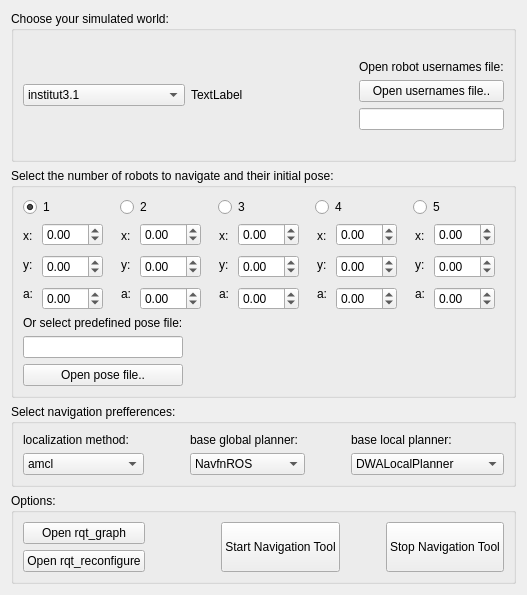
   <widget class="QWidget" name="tab_navigation">
    <attribute name="title">
     <string>Navigation</string>
    </attribute>
    <layout class="QVBoxLayout" name="verticalLayout">
     <item>
      <widget class="QGroupBox" name="groupBox_6">
       <property name="sizePolicy">
        <sizepolicy hsizetype="Minimum" vsizetype="Fixed">
         <horstretch>0</horstretch>
         <verstretch>0</verstretch>
        </sizepolicy>
       </property>
       <property name="title">
        <string>Choose your simulated world:</string>
       </property>
       <layout class="QGridLayout" name="gridLayout">
        <item row="0" column="0">
         <layout class="QGridLayout" name="gridLayout_4">
          <item row="0" column="0">
           <widget class="QComboBox" name="comboBox_worldsNavigation">
            <property name="sizePolicy">
             <sizepolicy hsizetype="MinimumExpanding" vsizetype="Fixed">
              <horstretch>0</horstretch>
              <verstretch>0</verstretch>
             </sizepolicy>
            </property>
            <property name="minimumSize">
             <size>
              <width>0</width>
              <height>0</height>
             </size>
            </property>
            <property name="baseSize">
             <size>
              <width>10</width>
              <height>0</height>
             </size>
            </property>
            <item>
             <property name="text">
              <string>institut3.1</string>
             </property>
            </item>
           </widget>
          </item>
          <item row="0" column="1">
           <widget class="QLabel" name="label_imageWorldsNavigation">
            <property name="sizePolicy">
             <sizepolicy hsizetype="Expanding" vsizetype="Expanding">
              <horstretch>0</horstretch>
              <verstretch>0</verstretch>
             </sizepolicy>
            </property>
            <property name="text">
             <string>TextLabel</string>
            </property>
           </widget>
          </item>
         </layout>
        </item>
        <item row="0" column="1">
         <layout class="QGridLayout" name="gridLayout_9">
          <item row="0" column="0">
           <spacer name="verticalSpacer_2">
            <property name="orientation">
             <enum>Qt::Vertical</enum>
            </property>
            <property name="sizeType">
             <enum>QSizePolicy::Fixed</enum>
            </property>
            <property name="sizeHint" stdset="0">
             <size>
              <width>20</width>
              <height>20</height>
             </size>
            </property>
           </spacer>
          </item>
          <item row="4" column="0">
           <widget class="QLineEdit" name="lineEdit_usernameFileNavigation">
            <property name="sizePolicy">
             <sizepolicy hsizetype="Minimum" vsizetype="Fixed">
              <horstretch>0</horstretch>
              <verstretch>0</verstretch>
             </sizepolicy>
            </property>
           </widget>
          </item>
          <item row="1" column="0">
           <widget class="QLabel" name="label_predefUsernameFileNavigation">
            <property name="sizePolicy">
             <sizepolicy hsizetype="Minimum" vsizetype="Fixed">
              <horstretch>0</horstretch>
              <verstretch>0</verstretch>
             </sizepolicy>
            </property>
            <property name="text">
             <string>Open robot usernames file:</string>
            </property>
           </widget>
          </item>
          <item row="6" column="0">
           <spacer name="verticalSpacer">
            <property name="orientation">
             <enum>Qt::Vertical</enum>
            </property>
            <property name="sizeType">
             <enum>QSizePolicy::Fixed</enum>
            </property>
            <property name="sizeHint" stdset="0">
             <size>
              <width>20</width>
              <height>20</height>
             </size>
            </property>
           </spacer>
          </item>
          <item row="3" column="0">
           <widget class="QPushButton" name="pushButton_openUsernameFileNavigation">
            <property name="sizePolicy">
             <sizepolicy hsizetype="Minimum" vsizetype="Fixed">
              <horstretch>0</horstretch>
              <verstretch>0</verstretch>
             </sizepolicy>
            </property>
            <property name="text">
             <string>Open usernames file..</string>
            </property>
           </widget>
          </item>
         </layout>
        </item>
       </layout>
      </widget>
     </item>
     <item>
      <widget class="QGroupBox" name="groupBox_8">
       <property name="sizePolicy">
        <sizepolicy hsizetype="Minimum" vsizetype="Fixed">
         <horstretch>0</horstretch>
         <verstretch>0</verstretch>
        </sizepolicy>
       </property>
       <property name="title">
        <string>Select the number of robots to navigate and their initial pose:</string>
       </property>
       <layout class="QFormLayout" name="formLayout_2">
        <item row="2" column="0">
         <layout class="QGridLayout" name="gridLayout_6">
          <item row="2" column="0">
           <widget class="QLineEdit" name="lineEdit_poseFileNavigation">
            <property name="sizePolicy">
             <sizepolicy hsizetype="Minimum" vsizetype="Fixed">
              <horstretch>0</horstretch>
              <verstretch>0</verstretch>
             </sizepolicy>
            </property>
           </widget>
          </item>
          <item row="3" column="0">
           <widget class="QPushButton" name="pushButton_openPoseFileNavigation">
            <property name="sizePolicy">
             <sizepolicy hsizetype="Minimum" vsizetype="Fixed">
              <horstretch>0</horstretch>
              <verstretch>0</verstretch>
             </sizepolicy>
            </property>
            <property name="text">
             <string>Open pose file..</string>
            </property>
           </widget>
          </item>
          <item row="0" column="0">
           <widget class="QLabel" name="label_predefPoseNavigation">
            <property name="sizePolicy">
             <sizepolicy hsizetype="Minimum" vsizetype="Fixed">
              <horstretch>0</horstretch>
              <verstretch>0</verstretch>
             </sizepolicy>
            </property>
            <property name="text">
             <string>Or select predefined pose file:</string>
            </property>
           </widget>
          </item>
         </layout>
        </item>
        <item row="1" column="0" colspan="2">
         <layout class="QHBoxLayout" name="horizontalLayout_21">
          <property name="spacing">
           <number>9</number>
          </property>
          <property name="sizeConstraint">
           <enum>QLayout::SetDefaultConstraint</enum>
          </property>
          <property name="topMargin">
           <number>0</number>
          </property>
          <property name="rightMargin">
           <number>0</number>
          </property>
          <property name="bottomMargin">
           <number>0</number>
          </property>
          <item>
           <layout class="QHBoxLayout" name="horizontalLayout_11">
            <item>
             <layout class="QHBoxLayout" name="horizontalLayout_10">
              <item>
               <layout class="QVBoxLayout" name="verticalLayout_19">
                <item>
                 <widget class="QLabel" name="label_x1PoseNavigation">
                  <property name="sizePolicy">
                   <sizepolicy hsizetype="Minimum" vsizetype="Fixed">
                    <horstretch>0</horstretch>
                    <verstretch>0</verstretch>
                   </sizepolicy>
                  </property>
                  <property name="text">
                   <string>x:</string>
                  </property>
                 </widget>
                </item>
                <item>
                 <widget class="QLabel" name="label_y1PoseNavigation">
                  <property name="sizePolicy">
                   <sizepolicy hsizetype="Minimum" vsizetype="Fixed">
                    <horstretch>0</horstretch>
                    <verstretch>0</verstretch>
                   </sizepolicy>
                  </property>
                  <property name="text">
                   <string>y:</string>
                  </property>
                 </widget>
                </item>
                <item>
                 <widget class="QLabel" name="label_yaw1PoseNavigation">
                  <property name="sizePolicy">
                   <sizepolicy hsizetype="Minimum" vsizetype="Fixed">
                    <horstretch>0</horstretch>
                    <verstretch>0</verstretch>
                   </sizepolicy>
                  </property>
                  <property name="text">
                   <string>a:</string>
                  </property>
                 </widget>
                </item>
               </layout>
              </item>
              <item>
               <layout class="QVBoxLayout" name="verticalLayout_5">
                <item>
                 <widget class="QDoubleSpinBox" name="doubleSpinBox_x1PoseNavigation">
                  <property name="minimum">
                   <double>-50.000000000000000</double>
                  </property>
                 </widget>
                </item>
                <item>
                 <widget class="QDoubleSpinBox" name="doubleSpinBox_y1PoseNavigation">
                  <property name="minimum">
                   <double>-50.000000000000000</double>
                  </property>
                 </widget>
                </item>
                <item>
                 <widget class="QDoubleSpinBox" name="doubleSpinBox_yaw1PoseNavigation">
                  <property name="minimum">
                   <double>-50.000000000000000</double>
                  </property>
                 </widget>
                </item>
               </layout>
              </item>
             </layout>
            </item>
            <item>
             <widget class="QDial" name="dial_yaw1PoseNavigation">
              <property name="sizePolicy">
               <sizepolicy hsizetype="Ignored" vsizetype="Ignored">
                <horstretch>0</horstretch>
                <verstretch>0</verstretch>
               </sizepolicy>
              </property>
              <property name="maximum">
               <number>314</number>
              </property>
              <property name="orientation">
               <enum>Qt::Horizontal</enum>
              </property>
              <property name="invertedAppearance">
               <bool>false</bool>
              </property>
              <property name="invertedControls">
               <bool>false</bool>
              </property>
              <property name="wrapping">
               <bool>true</bool>
              </property>
              <property name="notchTarget">
               <double>5.000000000000000</double>
              </property>
              <property name="notchesVisible">
               <bool>true</bool>
              </property>
             </widget>
            </item>
           </layout>
          </item>
          <item>
           <layout class="QHBoxLayout" name="horizontalLayout_12">
            <item>
             <layout class="QHBoxLayout" name="horizontalLayout_13">
              <item>
               <layout class="QVBoxLayout" name="verticalLayout_20">
                <item>
                 <widget class="QLabel" name="label_x2PoseNavigation">
                  <property name="sizePolicy">
                   <sizepolicy hsizetype="Minimum" vsizetype="Fixed">
                    <horstretch>0</horstretch>
                    <verstretch>0</verstretch>
                   </sizepolicy>
                  </property>
                  <property name="text">
                   <string>x:</string>
                  </property>
                 </widget>
                </item>
                <item>
                 <widget class="QLabel" name="label_y2PoseNavigation">
                  <property name="sizePolicy">
                   <sizepolicy hsizetype="Minimum" vsizetype="Fixed">
                    <horstretch>0</horstretch>
                    <verstretch>0</verstretch>
                   </sizepolicy>
                  </property>
                  <property name="text">
                   <string>y:</string>
                  </property>
                 </widget>
                </item>
                <item>
                 <widget class="QLabel" name="label_yaw2PoseNavigation">
                  <property name="sizePolicy">
                   <sizepolicy hsizetype="Minimum" vsizetype="Fixed">
                    <horstretch>0</horstretch>
                    <verstretch>0</verstretch>
                   </sizepolicy>
                  </property>
                  <property name="text">
                   <string>a:</string>
                  </property>
                 </widget>
                </item>
               </layout>
              </item>
              <item>
               <layout class="QVBoxLayout" name="verticalLayout_6">
                <item>
                 <widget class="QDoubleSpinBox" name="doubleSpinBox_x2PoseNavigation">
                  <property name="minimum">
                   <double>-50.000000000000000</double>
                  </property>
                 </widget>
                </item>
                <item>
                 <widget class="QDoubleSpinBox" name="doubleSpinBox_y2PoseNavigation">
                  <property name="minimum">
                   <double>-50.000000000000000</double>
                  </property>
                 </widget>
                </item>
                <item>
                 <widget class="QDoubleSpinBox" name="doubleSpinBox_yaw2PoseNavigation">
                  <property name="minimum">
                   <double>-50.000000000000000</double>
                  </property>
                 </widget>
                </item>
               </layout>
              </item>
             </layout>
            </item>
            <item>
             <widget class="QDial" name="dial_yaw2PoseNavigation">
              <property name="sizePolicy">
               <sizepolicy hsizetype="Ignored" vsizetype="Ignored">
                <horstretch>0</horstretch>
                <verstretch>0</verstretch>
               </sizepolicy>
              </property>
              <property name="maximum">
               <number>314</number>
              </property>
              <property name="orientation">
               <enum>Qt::Horizontal</enum>
              </property>
              <property name="invertedAppearance">
               <bool>false</bool>
              </property>
              <property name="invertedControls">
               <bool>false</bool>
              </property>
              <property name="wrapping">
               <bool>true</bool>
              </property>
              <property name="notchTarget">
               <double>5.000000000000000</double>
              </property>
              <property name="notchesVisible">
               <bool>true</bool>
              </property>
             </widget>
            </item>
           </layout>
          </item>
          <item>
           <layout class="QHBoxLayout" name="horizontalLayout_14">
            <item>
             <layout class="QHBoxLayout" name="horizontalLayout_15">
              <item>
               <layout class="QVBoxLayout" name="verticalLayout_21">
                <item>
                 <widget class="QLabel" name="label_x3PoseNavigation">
                  <property name="sizePolicy">
                   <sizepolicy hsizetype="Minimum" vsizetype="Fixed">
                    <horstretch>0</horstretch>
                    <verstretch>0</verstretch>
                   </sizepolicy>
                  </property>
                  <property name="text">
                   <string>x:</string>
                  </property>
                 </widget>
                </item>
                <item>
                 <widget class="QLabel" name="label_y3PoseNavigation">
                  <property name="sizePolicy">
                   <sizepolicy hsizetype="Minimum" vsizetype="Fixed">
                    <horstretch>0</horstretch>
                    <verstretch>0</verstretch>
                   </sizepolicy>
                  </property>
                  <property name="text">
                   <string>y:</string>
                  </property>
                 </widget>
                </item>
                <item>
                 <widget class="QLabel" name="label_yaw3PoseNavigation">
                  <property name="sizePolicy">
                   <sizepolicy hsizetype="Minimum" vsizetype="Fixed">
                    <horstretch>0</horstretch>
                    <verstretch>0</verstretch>
                   </sizepolicy>
                  </property>
                  <property name="text">
                   <string>a:</string>
                  </property>
                 </widget>
                </item>
               </layout>
              </item>
              <item>
               <layout class="QVBoxLayout" name="verticalLayout_7">
                <item>
                 <widget class="QDoubleSpinBox" name="doubleSpinBox_x3PoseNavigation">
                  <property name="minimum">
                   <double>-50.000000000000000</double>
                  </property>
                 </widget>
                </item>
                <item>
                 <widget class="QDoubleSpinBox" name="doubleSpinBox_y3PoseNavigation">
                  <property name="minimum">
                   <double>-50.000000000000000</double>
                  </property>
                 </widget>
                </item>
                <item>
                 <widget class="QDoubleSpinBox" name="doubleSpinBox_yaw3PoseNavigation">
                  <property name="minimum">
                   <double>-50.000000000000000</double>
                  </property>
                 </widget>
                </item>
               </layout>
              </item>
             </layout>
            </item>
            <item>
             <widget class="QDial" name="dial_yaw3PoseNavigation">
              <property name="sizePolicy">
               <sizepolicy hsizetype="Ignored" vsizetype="Ignored">
                <horstretch>0</horstretch>
                <verstretch>0</verstretch>
               </sizepolicy>
              </property>
              <property name="maximum">
               <number>314</number>
              </property>
              <property name="orientation">
               <enum>Qt::Horizontal</enum>
              </property>
              <property name="invertedAppearance">
               <bool>false</bool>
              </property>
              <property name="invertedControls">
               <bool>false</bool>
              </property>
              <property name="wrapping">
               <bool>true</bool>
              </property>
              <property name="notchTarget">
               <double>5.000000000000000</double>
              </property>
              <property name="notchesVisible">
               <bool>true</bool>
              </property>
             </widget>
            </item>
           </layout>
          </item>
          <item>
           <layout class="QHBoxLayout" name="horizontalLayout_17">
            <item>
             <layout class="QHBoxLayout" name="horizontalLayout_18">
              <item>
               <layout class="QVBoxLayout" name="verticalLayout_22">
                <item>
                 <widget class="QLabel" name="label_x4PoseNavigation">
                  <property name="sizePolicy">
                   <sizepolicy hsizetype="Minimum" vsizetype="Fixed">
                    <horstretch>0</horstretch>
                    <verstretch>0</verstretch>
                   </sizepolicy>
                  </property>
                  <property name="text">
                   <string>x:</string>
                  </property>
                 </widget>
                </item>
                <item>
                 <widget class="QLabel" name="label_y4PoseNavigation">
                  <property name="sizePolicy">
                   <sizepolicy hsizetype="Minimum" vsizetype="Fixed">
                    <horstretch>0</horstretch>
                    <verstretch>0</verstretch>
                   </sizepolicy>
                  </property>
                  <property name="text">
                   <string>y:</string>
                  </property>
                 </widget>
                </item>
                <item>
                 <widget class="QLabel" name="label_yaw4PoseNavigation">
                  <property name="sizePolicy">
                   <sizepolicy hsizetype="Minimum" vsizetype="Fixed">
                    <horstretch>0</horstretch>
                    <verstretch>0</verstretch>
                   </sizepolicy>
                  </property>
                  <property name="text">
                   <string>a:</string>
                  </property>
                 </widget>
                </item>
               </layout>
              </item>
              <item>
               <layout class="QVBoxLayout" name="verticalLayout_8">
                <item>
                 <widget class="QDoubleSpinBox" name="doubleSpinBox_x4PoseNavigation">
                  <property name="minimum">
                   <double>-50.000000000000000</double>
                  </property>
                 </widget>
                </item>
                <item>
                 <widget class="QDoubleSpinBox" name="doubleSpinBox_y4PoseNavigation">
                  <property name="minimum">
                   <double>-50.000000000000000</double>
                  </property>
                 </widget>
                </item>
                <item>
                 <widget class="QDoubleSpinBox" name="doubleSpinBox_yaw4PoseNavigation">
                  <property name="minimum">
                   <double>-50.000000000000000</double>
                  </property>
                 </widget>
                </item>
               </layout>
              </item>
             </layout>
            </item>
            <item>
             <widget class="QDial" name="dial_yaw4PoseNavigation">
              <property name="sizePolicy">
               <sizepolicy hsizetype="Ignored" vsizetype="Ignored">
                <horstretch>0</horstretch>
                <verstretch>0</verstretch>
               </sizepolicy>
              </property>
              <property name="maximum">
               <number>314</number>
              </property>
              <property name="orientation">
               <enum>Qt::Horizontal</enum>
              </property>
              <property name="invertedAppearance">
               <bool>false</bool>
              </property>
              <property name="invertedControls">
               <bool>false</bool>
              </property>
              <property name="wrapping">
               <bool>true</bool>
              </property>
              <property name="notchTarget">
               <double>5.000000000000000</double>
              </property>
              <property name="notchesVisible">
               <bool>true</bool>
              </property>
             </widget>
            </item>
           </layout>
          </item>
          <item>
           <layout class="QHBoxLayout" name="horizontalLayout_19">
            <item>
             <layout class="QHBoxLayout" name="horizontalLayout_20">
              <item>
               <layout class="QVBoxLayout" name="verticalLayout_23">
                <item>
                 <widget class="QLabel" name="label_x5PoseNavigation">
                  <property name="sizePolicy">
                   <sizepolicy hsizetype="Minimum" vsizetype="Fixed">
                    <horstretch>0</horstretch>
                    <verstretch>0</verstretch>
                   </sizepolicy>
                  </property>
                  <property name="text">
                   <string>x:</string>
                  </property>
                 </widget>
                </item>
                <item>
                 <widget class="QLabel" name="label_y5PoseNavigation">
                  <property name="sizePolicy">
                   <sizepolicy hsizetype="Minimum" vsizetype="Fixed">
                    <horstretch>0</horstretch>
                    <verstretch>0</verstretch>
                   </sizepolicy>
                  </property>
                  <property name="text">
                   <string>y:</string>
                  </property>
                 </widget>
                </item>
                <item>
                 <widget class="QLabel" name="label_yaw5PoseNavigation">
                  <property name="sizePolicy">
                   <sizepolicy hsizetype="Minimum" vsizetype="Fixed">
                    <horstretch>0</horstretch>
                    <verstretch>0</verstretch>
                   </sizepolicy>
                  </property>
                  <property name="text">
                   <string>a:</string>
                  </property>
                 </widget>
                </item>
               </layout>
              </item>
              <item>
               <layout class="QVBoxLayout" name="verticalLayout_9">
                <item>
                 <widget class="QDoubleSpinBox" name="doubleSpinBox_x5PoseNavigation">
                  <property name="minimum">
                   <double>-50.000000000000000</double>
                  </property>
                 </widget>
                </item>
                <item>
                 <widget class="QDoubleSpinBox" name="doubleSpinBox_y5PoseNavigation">
                  <property name="minimum">
                   <double>-50.000000000000000</double>
                  </property>
                 </widget>
                </item>
                <item>
                 <widget class="QDoubleSpinBox" name="doubleSpinBox_yaw5PoseNavigation">
                  <property name="minimum">
                   <double>-50.000000000000000</double>
                  </property>
                 </widget>
                </item>
               </layout>
              </item>
             </layout>
            </item>
            <item>
             <widget class="QDial" name="dial_yaw5PoseNavigation">
              <property name="sizePolicy">
               <sizepolicy hsizetype="Ignored" vsizetype="Ignored">
                <horstretch>0</horstretch>
                <verstretch>0</verstretch>
               </sizepolicy>
              </property>
              <property name="maximum">
               <number>314</number>
              </property>
              <property name="orientation">
               <enum>Qt::Horizontal</enum>
              </property>
              <property name="invertedAppearance">
               <bool>false</bool>
              </property>
              <property name="invertedControls">
               <bool>false</bool>
              </property>
              <property name="wrapping">
               <bool>true</bool>
              </property>
              <property name="notchTarget">
               <double>5.000000000000000</double>
              </property>
              <property name="notchesVisible">
               <bool>true</bool>
              </property>
             </widget>
            </item>
           </layout>
          </item>
         </layout>
        </item>
        <item row="0" column="0" colspan="2">
         <layout class="QHBoxLayout" name="horizontalLayout_23">
          <item>
           <widget class="QRadioButton" name="radioButton_pioneer1">
            <property name="text">
             <string>1</string>
            </property>
            <property name="checked">
             <bool>true</bool>
            </property>
           </widget>
          </item>
          <item>
           <widget class="QRadioButton" name="radioButton_pioneer2">
            <property name="text">
             <string>2</string>
            </property>
           </widget>
          </item>
          <item>
           <widget class="QRadioButton" name="radioButton_pioneer3">
            <property name="text">
             <string>3</string>
            </property>
           </widget>
          </item>
          <item>
           <widget class="QRadioButton" name="radioButton_pioneer4">
            <property name="text">
             <string>4</string>
            </property>
           </widget>
          </item>
          <item>
           <widget class="QRadioButton" name="radioButton_pioneer5">
            <property name="text">
             <string>5</string>
            </property>
           </widget>
          </item>
         </layout>
        </item>
       </layout>
      </widget>
     </item>
     <item>
      <widget class="QGroupBox" name="groupBox_9">
       <property name="title">
        <string>Select navigation prefferences:</string>
       </property>
       <layout class="QGridLayout" name="gridLayout_7">
        <item row="1" column="3">
         <spacer name="horizontalSpacer_9">
          <property name="orientation">
           <enum>Qt::Horizontal</enum>
          </property>
          <property name="sizeType">
           <enum>QSizePolicy::Fixed</enum>
          </property>
          <property name="sizeHint" stdset="0">
           <size>
            <width>40</width>
            <height>20</height>
           </size>
          </property>
         </spacer>
        </item>
        <item row="0" column="2">
         <widget class="QLabel" name="label_baseGlobalPlanner">
          <property name="text">
           <string>base global planner:</string>
          </property>
         </widget>
        </item>
        <item row="0" column="4">
         <widget class="QLabel" name="label_baseLocalPlanner">
          <property name="text">
           <string>base local planner:</string>
          </property>
         </widget>
        </item>
        <item row="1" column="0">
         <widget class="QComboBox" name="comboBox_localizationMethod">
          <item>
           <property name="text">
            <string>amcl</string>
           </property>
          </item>
          <item>
           <property name="text">
            <string>fake_localization</string>
           </property>
          </item>
         </widget>
        </item>
        <item row="1" column="2">
         <widget class="QComboBox" name="comboBox_baseGlobalPlanner">
          <item>
           <property name="text">
            <string>NavfnROS</string>
           </property>
          </item>
          <item>
           <property name="text">
            <string>GlobalPlanner</string>
           </property>
          </item>
          <item>
           <property name="text">
            <string>CarrotPlanner</string>
           </property>
          </item>
         </widget>
        </item>
        <item row="1" column="4">
         <widget class="QComboBox" name="comboBox_baseLocalPlanner">
          <item>
           <property name="text">
            <string>DWALocalPlanner</string>
           </property>
          </item>
          <item>
           <property name="text">
            <string>TrajectoryPlannerROS</string>
           </property>
          </item>
          <item>
           <property name="text">
            <string>EBandLocalPlanner</string>
           </property>
          </item>
          <item>
           <property name="text">
            <string>TebLocalPlannerROS</string>
           </property>
          </item>
         </widget>
        </item>
        <item row="0" column="0">
         <widget class="QLabel" name="label_localizationMethod">
          <property name="text">
           <string>localization method:</string>
          </property>
         </widget>
        </item>
        <item row="1" column="1">
         <spacer name="horizontalSpacer_8">
          <property name="orientation">
           <enum>Qt::Horizontal</enum>
          </property>
          <property name="sizeType">
           <enum>QSizePolicy::Fixed</enum>
          </property>
          <property name="sizeHint" stdset="0">
           <size>
            <width>40</width>
            <height>20</height>
           </size>
          </property>
         </spacer>
        </item>
       </layout>
      </widget>
     </item>
     <item>
      <widget class="QGroupBox" name="groupBox_2">
       <property name="title">
        <string>Options:</string>
       </property>
       <layout class="QGridLayout" name="gridLayout_8">
        <item row="0" column="0">
         <widget class="QPushButton" name="pushButton_openRqtGraphNav">
          <property name="text">
           <string>Open rqt_graph</string>
          </property>
         </widget>
        </item>
        <item row="1" column="0">
         <widget class="QPushButton" name="pushButton_openRqtReconfigureNav">
          <property name="text">
           <string>Open rqt_reconfigure</string>
          </property>
         </widget>
        </item>
        <item row="1" column="1">
         <spacer name="horizontalSpacer_10">
          <property name="orientation">
           <enum>Qt::Horizontal</enum>
          </property>
          <property name="sizeHint" stdset="0">
           <size>
            <width>40</width>
            <height>20</height>
           </size>
          </property>
         </spacer>
        </item>
        <item row="0" column="2" rowspan="2">
         <layout class="QHBoxLayout" name="horizontalLayout_16">
          <item>
           <widget class="QPushButton" name="pushButton_startNavigationTool">
            <property name="sizePolicy">
             <sizepolicy hsizetype="Fixed" vsizetype="Preferred">
              <horstretch>0</horstretch>
              <verstretch>0</verstretch>
             </sizepolicy>
            </property>
            <property name="text">
             <string>Start Navigation Tool</string>
            </property>
           </widget>
          </item>
          <item>
           <spacer name="horizontalSpacer_11">
            <property name="orientation">
             <enum>Qt::Horizontal</enum>
            </property>
            <property name="sizeType">
             <enum>QSizePolicy::Fixed</enum>
            </property>
            <property name="sizeHint" stdset="0">
             <size>
              <width>40</width>
              <height>20</height>
             </size>
            </property>
           </spacer>
          </item>
          <item>
           <widget class="QPushButton" name="pushButton_stopNavigationTool">
            <property name="sizePolicy">
             <sizepolicy hsizetype="Fixed" vsizetype="Preferred">
              <horstretch>0</horstretch>
              <verstretch>0</verstretch>
             </sizepolicy>
            </property>
            <property name="text">
             <string>Stop Navigation Tool</string>
            </property>
           </widget>
          </item>
         </layout>
        </item>
       </layout>
      </widget>
     </item>
    </layout>
   </widget>
